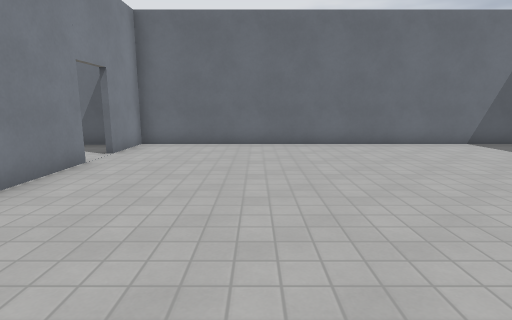
view 1 (above)

21 first-person views from a walk through a level from a Godot 3-D game. The camera is 1.4 m above the floor, tilts 10° down and sees 80° across. The floor is counted in squares, 1 m on a side. Each view is taken from the middle of a square. On the plan, view 1 faces up. The plan holds only what a view shows up to about 14 squares ahead; the rest is blank. The place goes on beyond the plan. Surface patterns are stand-ins for the level's own textures.

view 2
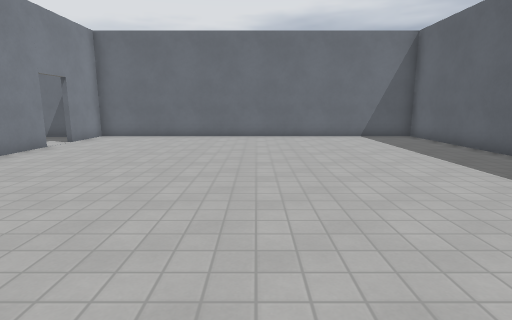

view 3
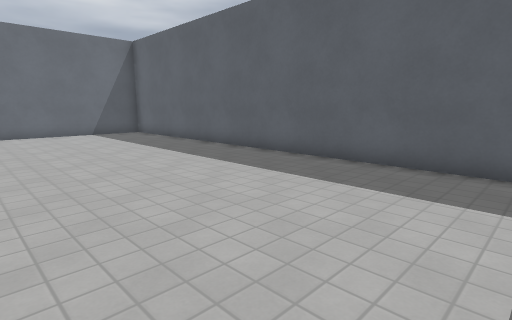

view 4
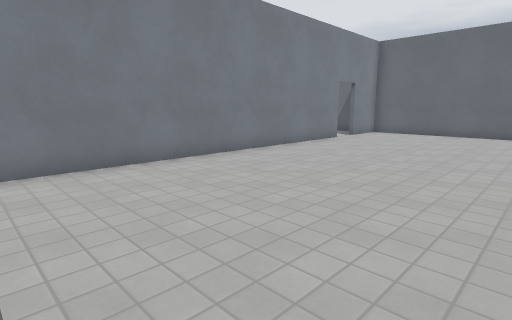

view 5
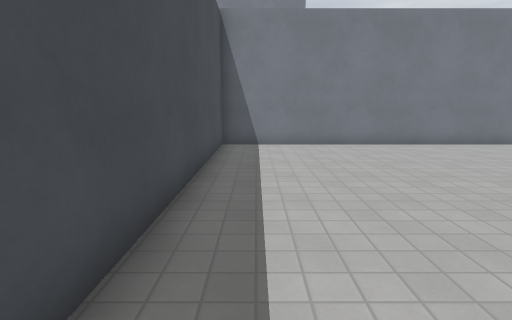

view 6
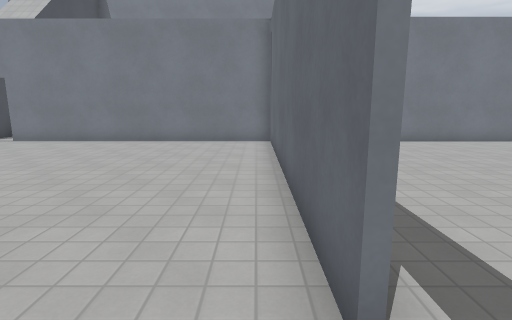

view 7
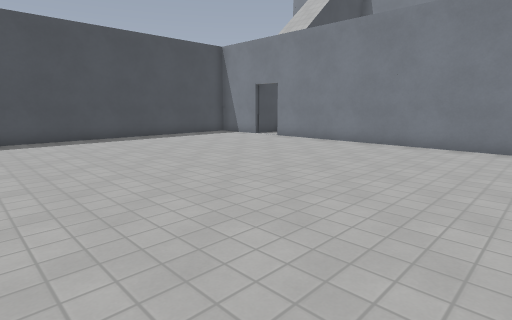

view 8
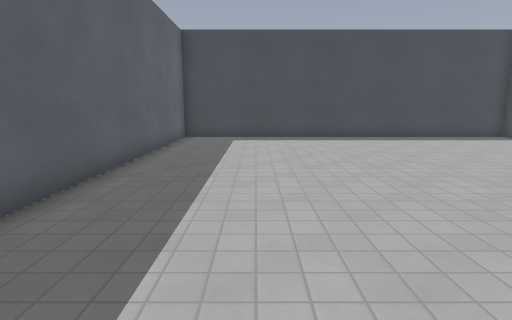

view 9
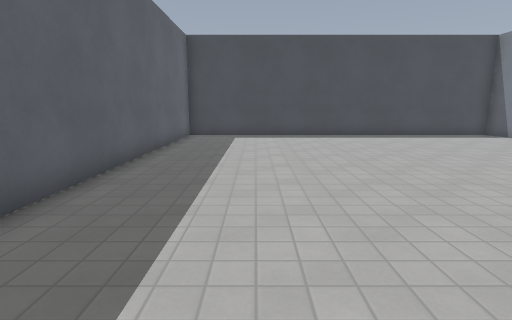

view 10
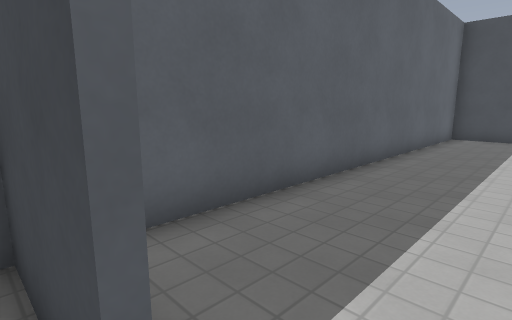

view 11
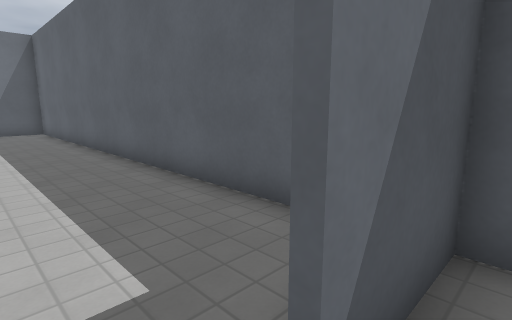

view 12
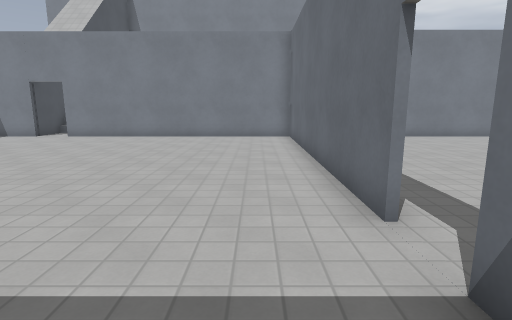

view 13
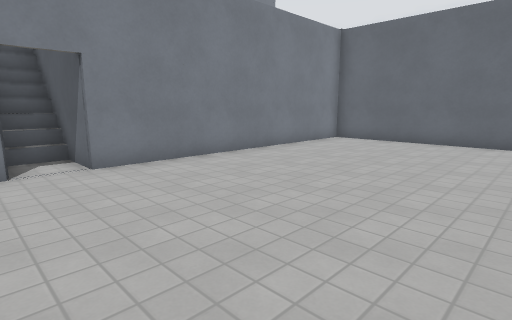

view 14
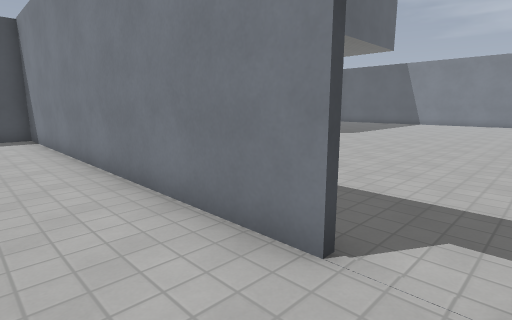

view 15
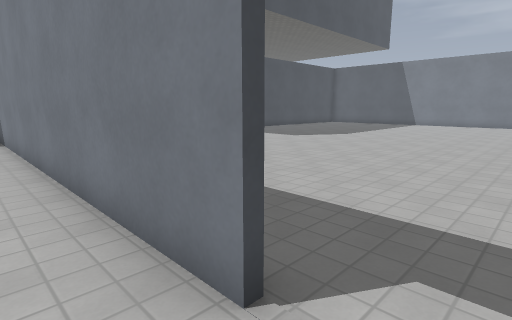

view 16
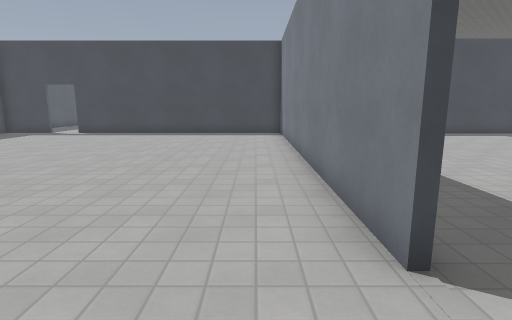

view 17
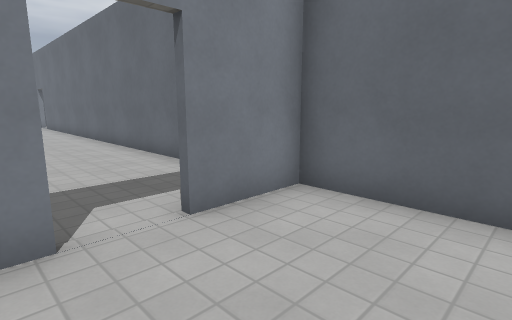

view 18
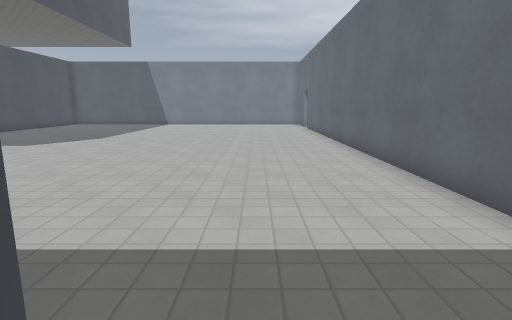

view 19
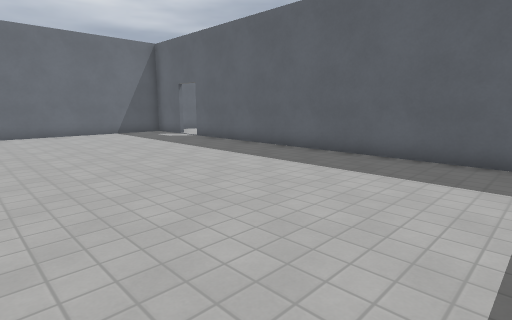

view 20
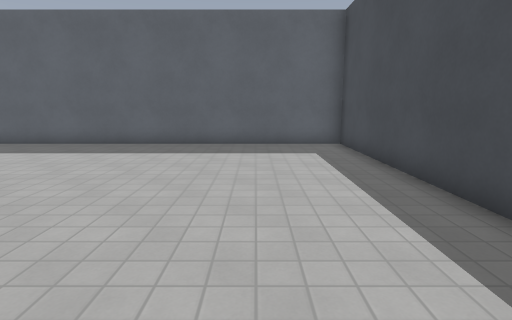

view 21
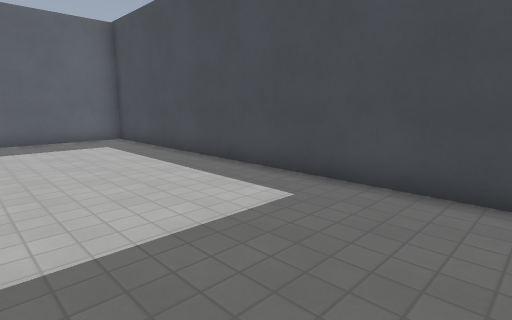

### Floor plan
Points are (right, up) in squares from view 1. A wall is a line through its corners. A room is listed if a view was taken in it or the views show most of it. See-through windows are left out.
Room 1 (views 1, 2, 3, 4, 5, 9, 10, 14, 15, 16, 17, 18)
walls: (-4.3, 7.6) (-4.3, -6.2) (5.8, -6.2); (7.9, -6.2) (10.4, -6.2); (10.3, -4.5) (10.3, 11.2); (9.6, 11.4) (-4.3, 11.4) (-4.3, 9)
ways out: opening at (7, -6) to room 2; opening at (-4, 8.5) to room 3
Room 2 (views 6, 7, 8, 11, 12, 13)
walls: (6.5, -6.4) (-4.5, -6.4); (-4.3, -18.2) (-4.3, -21) (10.3, -21) (10.3, -6.1); (-6.2, -18.3) (-5.5, -18.3); (-4.3, -6.4) (-4.3, -16.9) (-8.9, -16.9); (10.4, -6.4) (7.9, -6.4)
low walls: (-6.9, -16.8) (-6.9, -17.6); (-7.7, -16.8) (-7.7, -17.6)
ways out: opening at (7, -6) to room 1
Room 3 (views 19, 20, 21)
walls: (-12.1, -6.2) (-4.5, -6.2); (-4.5, -6.4) (-4.5, 6.6); (-5.5, 11.4) (-18.2, 11.4)
ways out: opening at (-4, 8.5) to room 1

Where each view was taken, in squares from view 1:
view 1: 0 up, 0 right, facing up
view 2: 3 down, 3 right, facing up
view 3: 5 down, 3 right, facing up-right
view 4: 5 down, 3 right, facing up-left
view 5: 5 down, 7 right, facing left
view 6: 7 down, 8 right, facing left
view 7: 7 down, 7 right, facing down-left
view 8: 7 down, 7 right, facing down
view 9: 6 down, 7 right, facing down
view 10: 6 down, 7 right, facing down-right
view 11: 7 down, 7 right, facing up-right
view 12: 8 down, 10 right, facing left
view 13: 19 down, 3 right, facing up-left
view 14: 9 up, 2 left, facing down-left
view 15: 9 up, 3 left, facing down-left
view 16: 10 up, 3 left, facing down
view 17: 7 up, 1 left, facing up-left
view 18: 8 up, 4 left, facing left
view 19: 5 down, 13 left, facing up-right
view 20: 3 down, 16 left, facing right
view 21: 1 down, 18 left, facing down-right
